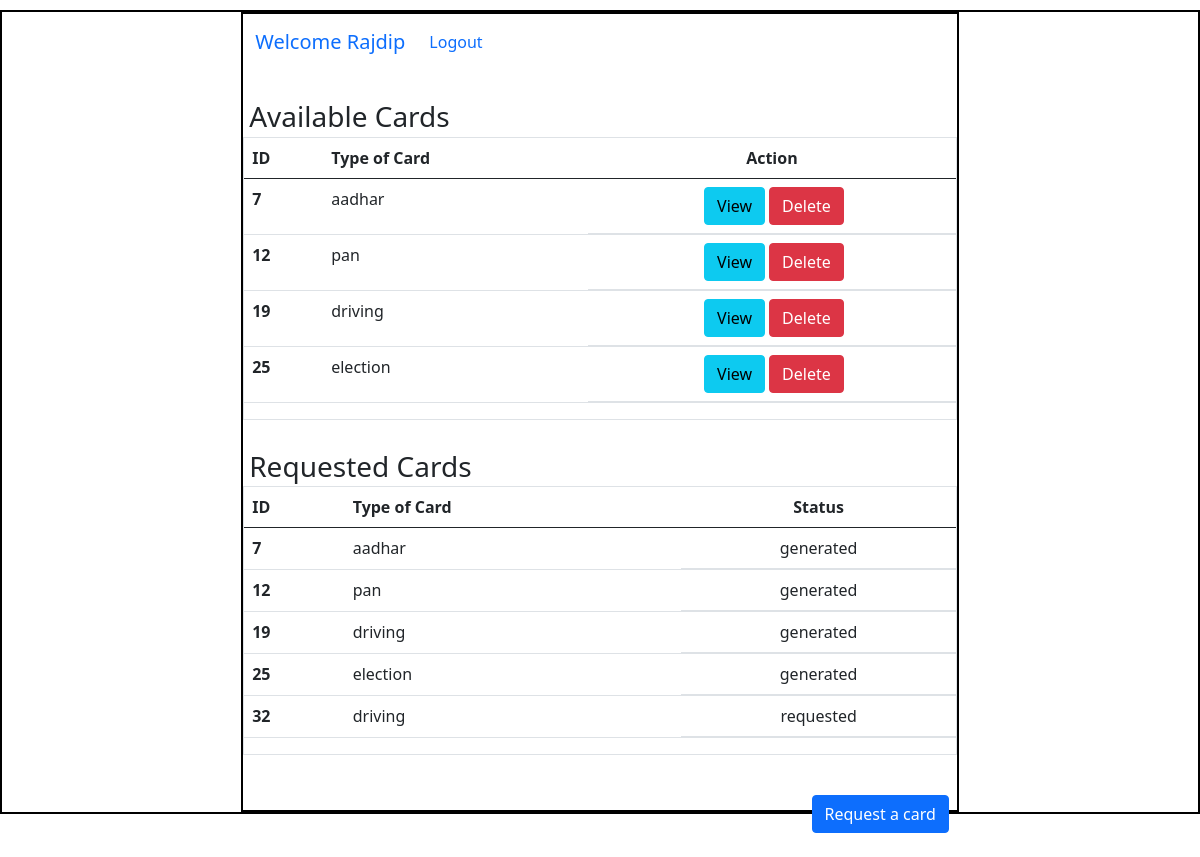
Page /home/2 on the committed database.
### application/models.py (models this page shows)
class User(db.Model):
    id = db.Column(db.Integer(), primary_key=True)
    username = db.Column(db.String(), unique = True, nullable = False)
    email = db.Column(db.String(), unique = True, nullable = False)
    password = db.Column(db.String(), nullable = False)
    type = db.Column(db.String(), default = "general")
    details = db.relationship("Info", backref = "creator")

class Info(db.Model):
    id = db.Column(db.Integer(), primary_key = True)
    atr_name = db.Column(db.String(), nullable = False)
    atr_value = db.Column(db.String(), nullable = False)
    c_name = db.Column(db.String(), nullable = False)
    user_id = db.Column(db.Integer(), db.ForeignKey("user.id"),nullable = False )

### application/controllers.py (the view)
@app.route("/home/<int:user_id>")
def user_dash(user_id):
    this_user=User.query.filter_by(id = user_id).first()
    return render_template("user_dash.html",this_user=this_user)

### templates/user_dash.html (shortened to what this page needs)
<!DOCTYPE html>
<html lang="en">
<head>
    <link rel="stylesheet" href="{{ url_for('static', filename='style.css') }}">
    <link href="https://cdn.jsdelivr.net/npm/bootstrap@5.0.2/dist/css/bootstrap.min.css" rel="stylesheet">
</head>
<body>
    <div id="main">
        <div id="canvas">
            <nav class="navbar navbar-expand-lg bg-body-tertiary">
                <div class="container-fluid">
                  <a class="navbar-brand" href="#">Welcome {{this_user.username}}</a>
                  <div class="collapse navbar-collapse" id="navbarSupportedContent">
                    <ul class="navbar-nav me-auto mb-2 mb-lg-0">
                      <li class="nav-item">
                        <a class="nav-link active" aria-current="page" href="/login">Logout</a>
                      </li>
                    </ul>
                  </div>
                </div>
              </nav>
              <div id="content">
                <h3 class="headings">Available Cards</h3>
                <div class="table border">
                    <table class="table">
                        <thead>
                          <tr>
                            <th scope="col">ID</th>
                            <th scope="col">Type of Card</th>
                            <th scope="col" class="text-center">Action</th>
                          </tr>
                        </thead>
                        <tbody>
                          {% for info in this_user.details %}
                            {% if info.atr_value == "generated" %}
                            <tr>
                              <th scope="row">{{info.id}}</th>
                              <td>{{info.c_name}}</td>
                              <td class="d-flex justify-content-center">
                                <a href="/view/{{info.c_name}}/{{info.user_id}}" type="button" class="btn btn-info mx-1">View</a>
                                <a href="/delete/{{info.c_name}}/{{info.user_id}}" type="button" class="btn btn-danger" onclick="return confirm('Are you sure you want to delete this card?')">Delete</a>
                              </td>
                            </tr>
                            {% endif %}
                          {%  endfor %}
                        </tbody>
                      </table>
                </div>
                <h3 class="headings">Requested Cards</h3>
                <div class="table border">
                    <table class="table">
                        <thead>
                          <tr>
                            <th scope="col">ID</th>
                            <th scope="col">Type of Card</th>
                            <th scope="col" class="text-center">Status</th>
                          </tr>
                        </thead>
                        <tbody>
                          {% for info in this_user.details %}
                            {% if info.atr_name == "status" %}
                              <tr>
                                <th scope="row">{{loop.index}}</th>
                                <td>{{info.c_name}}</td>
                                <td class="d-flex justify-content-center">
                                  {{info.atr_value}}
                                </td>
                              </tr>
                            {% endif %}
                          {%  endfor %}
                        </tbody>
                      </table>
                </div>
                <div class="text-end">
                  <a href="/request_card/{{this_user.id}}" type="button" class="btn btn-primary mx-2 my-4">Request a card</a>
                </div>
              </div>
        </div>
    </div>
</body>
</html>

### static/style.css (style rules this page uses)
* { margin:0px; }
#main,#canvas { border:2px solid black; margin-top: 10px; }
#canvas { width: 60%; margin: auto; height: 800px; }
.headings { margin: 3px; padding-left: 3px; margin-top: 30px; }

### rows in the picture
User: username "Rajdip"
Info: id "7", c_name "aadhar", atr_value "generated"
Info: id "12", c_name "pan", atr_value "generated"
Info: id "19", c_name "driving", atr_value "generated"
Info: id "25", c_name "election", atr_value "generated"
Info: c_name "driving", atr_value "requested"
